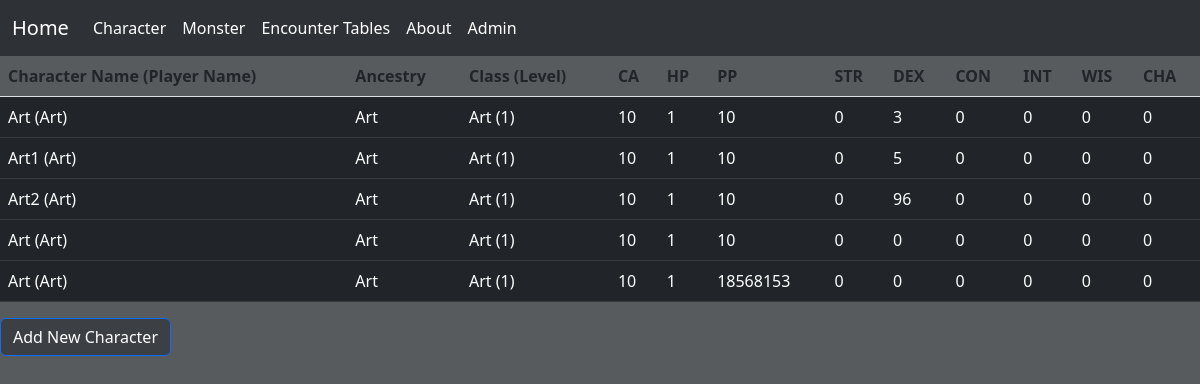
Page /character/ on the earlier database version.
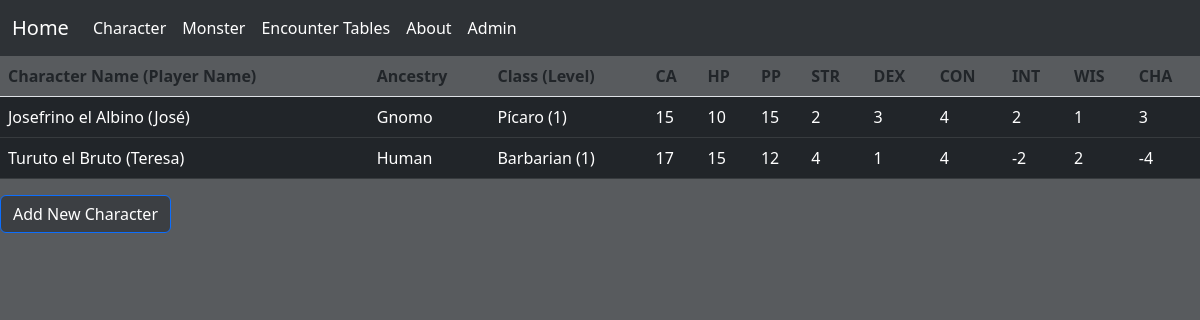
Same page on the later database version.
### character/models.py (models this page shows, shortened)
class Character(models.Model):
        charname = models.CharField(max_length=64, default="Art")
        playername = models.CharField(max_length=64, default="Art")
        race = models.CharField(max_length=25, default="Art")
        charclass = models.CharField(max_length=25, default="Art")
        level = models.IntegerField(default=1)
        ca = models.IntegerField(default=10)
        hp = models.IntegerField(default=1)
        pp = models.IntegerField(default=10)
        str = models.IntegerField(default=0)
        dex = models.IntegerField(default=0)
        con = models.IntegerField(default=0)
        int = models.IntegerField(default=0)
        wis = models.IntegerField(default=0)
        cha = models.IntegerField(default=0)

### character/views.py (the view)
# urls.py: path("", views.load, name="load")
def load(request):
    if 'charname' in request.GET:
        charname = request.GET['charname']
        data = Character.objects.filter(charname__icontains=charname)
    else:
        data = Character.objects.all()
    context = {
        'character' : data
    }
    return render(request, "character/load.html", context)

### character/templates/character/load.html (shortened to what this page needs)
{% extends "index/layout.html" %}
{% block main %}
<table class="table table-hover table-responsive">
    <thead>
        <tr>
            <th scope="col">Character Name (Player Name)</th>
            <th scope="col">Ancestry</th>
            <th scope="col">Class (Level)</th>
            <th scope="col">CA</th>
            <th scope="col">HP</th>
            <th scope="col">PP</th>
            <th scope="col">STR</th>
            <th scope="col">DEX</th>
            <th scope="col">CON</th>
            <th scope="col">INT</th>
            <th scope="col">WIS</th>
            <th scope="col">CHA</th>
        </tr>
    </thead>
    <tbody>
        {% for character in character %}
        <tr class="table-dark">
            <td>{{ character.charname }} ({{ character.playername }})</td>
            <td>{{ character.race }}</td>
            <td>{{ character.charclass }} ({{ character.level }})</td>
            <td>{{ character.ca }}</td>
            <td>{{ character.hp }}</td>
            <td>{{ character.pp }}</td>
            <td>{{ character.str }}</td>
            <td>{{ character.dex }}</td>
            <td>{{ character.con }}</td>
            <td>{{ character.int }}</td>
            <td>{{ character.wis }}</td>
            <td>{{ character.cha }}</td>
        </tr>
        {% endfor %}
    </tbody>
</table>
<a href="{% url 'character:save' %}" class="btn btn-primary bg-dark bg-opacity-50">Add New Character</a>
{% endblock %}

### index/templates/index/layout.html (shortened to what this page needs)
{% load static %}
<!DOCTYPE html>
<html lang="en">
    <head>
        <link rel="stylesheet" href="{% static 'styles.css' %}">
        <link href="https://cdn.jsdelivr.net/npm/bootstrap@5.2.3/dist/css/bootstrap.min.css" rel="stylesheet">
    </head>
    <body class="bg-dark bg-opacity-75">
        <nav class="navbar navbar-expand-lg bg-dark bg-opacity-75">
            <div class="container-fluid">
                <a class="navbar-brand text-white" href="/">Home</a>
                <div class="collapse navbar-collapse" id="navbarSupportedContent">
                    <ul class="navbar-nav me-auto mb-2 mb-lg-0">
                      <li class="nav-item">
                        <a class="nav-link active text-white" aria-current="page" href="{% url 'character:load' %}">Character</a>
                      </li>
                      <li class="nav-item">
                        <a class="nav-link active text-white" aria-current="page" href="{% url 'monster:loadmon' %}">Monster</a>
                      </li>
                      <li class="nav-item">
                        <a class="nav-link active text-white" aria-current="page" href="{% url 'rte:loadrte' %}">Encounter Tables</a>
                      </li>
                      <li class="nav-item">
                        <a class="nav-link text-white" aria-current="page" href="/about">About</a>
                      </li>
                      <li class="nav-item">
                        <a class="nav-link text-white" aria-current="page" href="/admin/">Admin</a>
                      </li>
                    </ul>
                </div>
            </div>
        </nav>
        <main>
            {% block main %}{% endblock %}
        </main>
    </body>
</html>

Differences in the rows shown:
removed Character: charname "Art", playername "Art", race "Art", charclass "Art", level "1", ca "10", hp "1", pp "10", str "0", dex "3", con "0", int "0", wis "0", cha "0"
removed Character: charname "Art1", playername "Art", race "Art", charclass "Art", level "1", ca "10", hp "1", pp "10", str "0", dex "5", con "0", int "0", wis "0", cha "0"
removed Character: charname "Art2", playername "Art", race "Art", charclass "Art", level "1", ca "10", hp "1", pp "10", str "0", dex "96", con "0", int "0", wis "0", cha "0"
removed Character: charname "Art", playername "Art", race "Art", charclass "Art", level "1", ca "10", hp "1", pp "10", str "0", dex "0", con "0", int "0", wis "0", cha "0"
removed Character: charname "Art", playername "Art", race "Art", charclass "Art", level "1", ca "10", hp "1", pp "18568153", str "0", dex "0", con "0", int "0", wis "0", cha "0"
added Character: charname "Josefrino el Albino", playername "José", race "Gnomo", charclass "Pícaro", level "1", ca "15", hp "10", pp "15", str "2", dex "3", con "4", int "2", wis "1", cha "3"
added Character: charname "Turuto el Bruto", playername "Teresa", race "Human", charclass "Barbarian", level "1", ca "17", hp "15", pp "12", str "4", dex "1", con "4", int "-2", wis "2", cha "-4"
